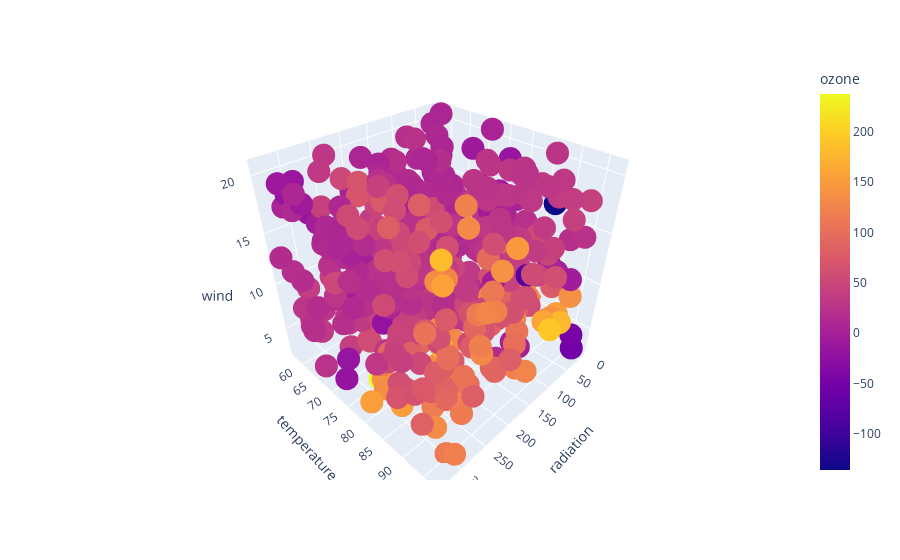

The code cell stored with this chart in its notebook:
### Code cell
df_obs = pd.DataFrame(a[:, [0, 1, 2]], columns = ['radiation', 'temperature', 'wind'])
df_obs['ozone'] = res

fig = px.scatter_3d(df_obs, x='radiation', y='temperature', z='wind', color='ozone')
fig.write_html("./file2.html")
fig.show()

### Figure 1 — Plotly figure (JSON) as saved in the notebook; plotly's stock layout.template omitted (floating-point values rounded to 4 significant figures; data arrays with more than 128 entries replaced by an {"elided": "..."} marker saying what was removed)
{"data": [{"hovertemplate": "radiation=%{x}<br>temperature=%{y}<br>wind=%{z}<br>ozone=%{marker.color}<extra></extra>", "legendgroup": "", "marker": {"color": {"elided": "500 float values"}, "coloraxis": "coloraxis", "symbol": "circle"}, "mode": "markers", "name": "", "scene": "scene", "showlegend": false, "type": "scatter3d", "x": {"elided": "500 float values"}, "y": {"elided": "500 float values"}, "z": {"elided": "500 float values"}}], "layout": {"coloraxis": {"colorbar": {"title": {"text": "ozone"}}, "colorscale": [[0, "#0d0887"], [0.1111, "#46039f"], [0.2222, "#7201a8"], [0.3333, "#9c179e"], [0.4444, "#bd3786"], [0.5556, "#d8576b"], [0.6667, "#ed7953"], [0.7778, "#fb9f3a"], [0.8889, "#fdca26"], [1, "#f0f921"]]}, "legend": {"tracegroupgap": 0}, "margin": {"t": 60}, "scene": {"domain": {"x": [0, 1], "y": [0, 1]}, "xaxis": {"title": {"text": "radiation"}}, "yaxis": {"title": {"text": "temperature"}}, "zaxis": {"title": {"text": "wind"}}}}}
